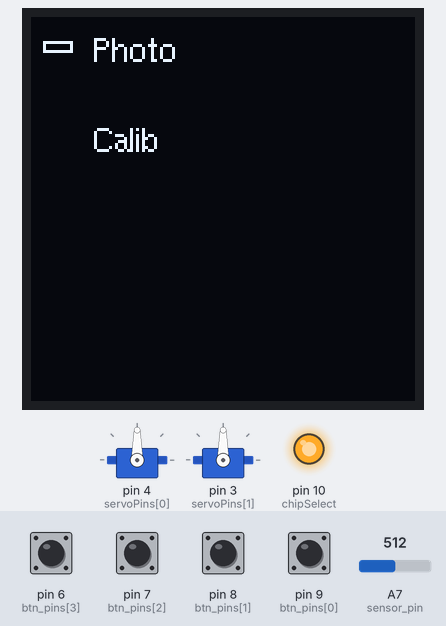
Simulated run of this sketch. Board: Arduino Nano, built with avr-gcc and run on an emulated ATmega328P. On the bench: 128×128 one-colour display, 2 × servo, output pins drawn as LEDs (lit = HIGH). The test bench sets the inputs (shaded band); at power-on: pin 6 (btn_pins[3]), pin 7 (btn_pins[2]), pin 8 (btn_pins[1]), pin 9 (btn_pins[0]) HIGH, A7 (sensor_pin) = 512. Storage starts empty; what the sketch prints to the serial monitor is not drawn.

Above: at 1.6 s.
1.7 s: pin 8 (btn_pins[1]) pulled LOW for 0.35 s
At 3.71 s:
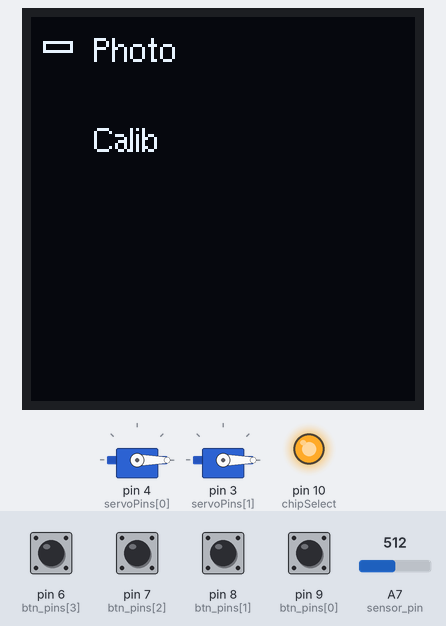
At 5.08 s:
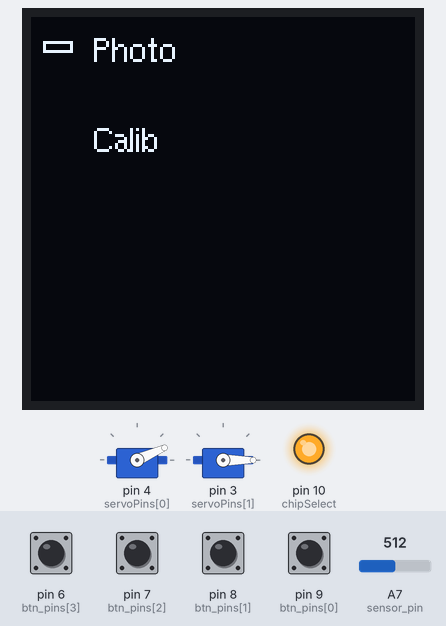
Timing chart, 0 to 20.0 s (numbered marks = the images above; inputs shaded):
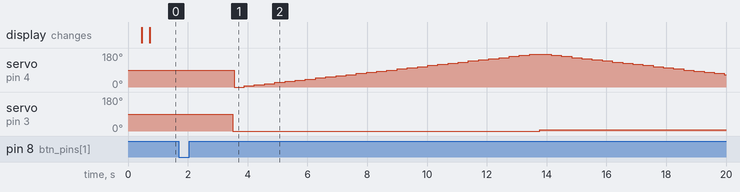

The sketch:

AI_dir_issue.ino
```cpp
#include <Arduino.h>
#include <U8g2lib.h>
#include <Wire.h>
#include <Servo.h>
#include <SPI.h>
#include <SD.h>

U8G2_SH1107_PIMORONI_128X128_1_HW_I2C u8g2(U8G2_R0);

uint8_t delay_time = 50;

// Buttons
bool buttons[5] = {false};
bool last_btns[4] = {false};
const uint8_t btn_pins[4] = {9, 8, 7, 6};

// UI State & Errors
enum UIState { HOME, SHOOT, CALIB };
enum ErrorCode { ERR_NONE, ERR_NO_SD, ERR_DIR, ERR_PATH, ERR_FILE, STATUS_OK };

UIState currentState = HOME;
ErrorCode lastError = ERR_NONE;
int8_t selected = 0;

// Hardware
const uint8_t sensor_pin = A7;
const uint8_t servoPins[2] = {4, 3};
uint8_t angles[2] = {90, 90};
uint8_t targets[2] = {90, 90};
Servo servos[2];
bool movingRight = true;

// SD Card Configuration
const uint8_t chipSelect = 10;
bool connectedSD = false;
char nextFileName[13] = "IMG000.TXT";
uint16_t fileIndex = 0;

// Generates lightweight 8.3 FAT root filenames: IMG000.TXT, IMG001.TXT...
void getNextFileName(char* outBuffer) {
  while (fileIndex < 999) {
    outBuffer[0] = 'I';
    outBuffer[1] = 'M';
    outBuffer[2] = 'G';
    outBuffer[3] = '0' + (fileIndex / 100) % 10;
    outBuffer[4] = '0' + (fileIndex / 10) % 10;
    outBuffer[5] = '0' + (fileIndex % 10);
    outBuffer[6] = '.';
    outBuffer[7] = 'T';
    outBuffer[8] = 'X';
    outBuffer[9] = 'T';
    outBuffer[10] = '\0';

    if (!SD.exists(outBuffer)) {
      Serial.print(F("[SD] Target file found: "));
      Serial.println(outBuffer);
      return;
    }
    fileIndex++;
  }
}

void setUpSD() {
  Serial.println(F("[SD] Mounting Card..."));

  pinMode(chipSelect, OUTPUT);
  digitalWrite(chipSelect, HIGH);

  // Use quarter speed to maintain SPI stability on breadboards/jumper wires
  if (!SD.begin(SPI_QUARTER_SPEED, chipSelect)) {
    connectedSD = false;
    lastError = ERR_NO_SD;
    Serial.println(F("[SD] FAIL: SD Card Mount Error"));
    return;
  }

  connectedSD = true;
  Serial.println(F("[SD] OK: Card Mounted"));
  getNextFileName(nextFileName);
}

void moveServo(uint8_t angle, bool xaxis) {
  targets[xaxis ? 0 : 1] = constrain(angle, 0, 180);
}

void shootAll(const char* photoDir) {
  if (!connectedSD) { lastError = ERR_NO_SD; return; }
  if (photoDir[0] == '\0') { lastError = ERR_PATH; return; }

  File dataFile = SD.open(photoDir, FILE_WRITE);
  if (!dataFile) {
    lastError = ERR_FILE;
    Serial.println(F("[SHOOT] FAIL: Cannot open file."));
    return;
  }

  dataFile.print('[');
  movingRight = true;

  for (uint8_t x = 0; x < 30; x++) {
    dataFile.print('[');
    servos[1].write(x * 6);
    delay(40);

    for (uint8_t y = 0; y < 30; y++) {
      servos[0].write(movingRight ? (y * 6) : ((29 - y) * 6));
      delay(100);

      int temp = 0;
      for (uint8_t s = 0; s < 4; s++) {
        temp += analogRead(sensor_pin);
        delay(60);
      }
      dataFile.print(temp / 4);
      if (y != 29) dataFile.print(F(", "));
    }
    movingRight = !movingRight;
    dataFile.print(']');
    if (x != 29) dataFile.print(F(", "));
    dataFile.flush();
  }
  dataFile.print(']');
  dataFile.close();

  lastError = STATUS_OK;
  fileIndex++; // Increment for next scan
  moveServo(90, true);
  delay(30);
  moveServo(90, false);
}

void setUpServos() {
  for (uint8_t i = 0; i < 2; i++) {
    servos[i].attach(servoPins[i]);
    servos[i].write(90);
  }
}

void loopServos() {
  for (uint8_t i = 0; i < 2; i++) {
    if (targets[i] != angles[i]) {
      angles[i] += (targets[i] > angles[i]) ? min((uint8_t)(targets[i] - angles[i]), (uint8_t)3)
                                            : -min((uint8_t)(angles[i] - targets[i]), (uint8_t)3);
      servos[i].write(angles[i]);
    }
  }
}

void loopBTNS() {
  buttons[4] = false;
  for (uint8_t i = 0; i < 4; i++) {
    bool state = !digitalRead(btn_pins[i]);
    buttons[i] = state && !last_btns[i];
    last_btns[i] = state;
    if (buttons[i]) buttons[4] = true;
  }
}

void setup() {
  Serial.begin(9600);
  delay(400);
  Serial.println(F("\n--- SYSTEM BOOT ---"));

  pinMode(sensor_pin, INPUT);
  for (uint8_t i = 0; i < 4; i++) pinMode(btn_pins[i], INPUT_PULLUP);

  u8g2.begin();
  u8g2.setContrast(255);
  u8g2.setFont(u8g2_font_helvR08_tr);

  setUpServos();
  setUpSD();

  Serial.println(F("--- SYSTEM READY ---"));
}

void displayError() {
  u8g2.setCursor(10, 115);
  switch (lastError) {
    case ERR_NO_SD:   u8g2.print(F("ERR: NO SD")); break;
    case ERR_DIR:     u8g2.print(F("ERR: DIR FAIL")); break;
    case ERR_PATH:    u8g2.print(F("ERR: PATH FAIL")); break;
    case ERR_FILE:    u8g2.print(F("ERR: FILE OPEN")); break;
    case STATUS_OK:   u8g2.print(F("OK: DONE")); break;
    default: break;
  }
}

void loop() {
  loopBTNS();
  loopServos();

  if (currentState == HOME) {
    if (buttons[1]) {
      if (selected == 0) currentState = SHOOT;
      else if (selected == 1) {
        currentState = CALIB;
        moveServo(90, true);
        delay(30);
        moveServo(90, false);
        delay_time = 150;
      }
    }
    else if (buttons[0]) selected = (selected <= 0) ? 1 : selected - 1;
    else if (buttons[2]) selected = (selected >= 1) ? 0 : selected + 1;

    u8g2.firstPage();
    do {
      u8g2.setCursor(20, 15);
      u8g2.print(F("Photo"));
      u8g2.setCursor(20, 45);
      u8g2.print(F("Calib"));

      displayError();
      u8g2.drawFrame(4, selected * 30 + 8, 10, 4);
    } while (u8g2.nextPage());

  } else if (currentState == SHOOT) {
    if (connectedSD) {
      for (uint8_t i = 0; i < 60; i++) { loopServos(); delay(20); }
      shootAll(nextFileName);
      if (connectedSD) getNextFileName(nextFileName);
    } else {
      lastError = ERR_NO_SD;
    }
    currentState = HOME;

  } else if (currentState == CALIB) {
    if (buttons[4]) {
      selected = 0;
      currentState = HOME;
      delay_time = 50;
    }

    u8g2.firstPage();
    do {
      u8g2.setCursor(55, 32);
      u8g2.print(analogRead(sensor_pin));
      u8g2.setCursor(48, 50);
      u8g2.print(F("Back"));
    } while (u8g2.nextPage());
  }

  delay(delay_time);
}
```

Measured:
- after the input at 1.7 s, servo on pin 4 (servoPins[0]): 90° → 0° after 1.8 s, → 6° 0.34 s later, → 12° 0.34 s later, → 18° 0.34 s later, … (48 changes in this stretch); servo on pin 3 (servoPins[1]): 90° → 0° after 1.8 s, → 6° 10.3 s later
